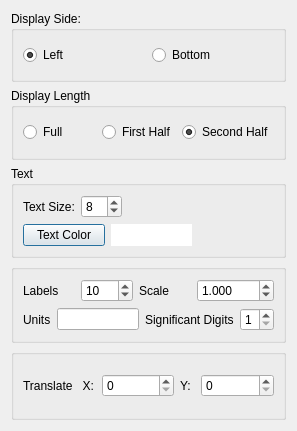
<?xml version="1.0" encoding="UTF-8"?>
<ui version="4.0">
 <class>ShowColorMap</class>
 <widget class="QDialog" name="ShowColorMap">
  <property name="geometry">
   <rect>
    <x>0</x>
    <y>0</y>
    <width>297</width>
    <height>431</height>
   </rect>
  </property>
  <property name="sizePolicy">
   <sizepolicy hsizetype="Preferred" vsizetype="Preferred">
    <horstretch>0</horstretch>
    <verstretch>0</verstretch>
   </sizepolicy>
  </property>
  <property name="minimumSize">
   <size>
    <width>297</width>
    <height>431</height>
   </size>
  </property>
  <property name="windowTitle">
   <string>Dialog</string>
  </property>
  <layout class="QVBoxLayout" name="verticalLayout_7">
   <item>
    <widget class="QGroupBox" name="groupBox">
     <property name="title">
      <string>Display Side:</string>
     </property>
     <layout class="QVBoxLayout" name="verticalLayout">
      <item>
       <layout class="QHBoxLayout" name="horizontalLayout">
        <item>
         <widget class="QRadioButton" name="leftRadioButton_">
          <property name="text">
           <string>Left</string>
          </property>
          <property name="checked">
           <bool>true</bool>
          </property>
         </widget>
        </item>
        <item>
         <widget class="QRadioButton" name="bottomRadioButton_">
          <property name="text">
           <string>Bottom</string>
          </property>
         </widget>
        </item>
       </layout>
      </item>
     </layout>
    </widget>
   </item>
   <item>
    <widget class="QGroupBox" name="groupBox_2">
     <property name="title">
      <string>Display Length</string>
     </property>
     <layout class="QVBoxLayout" name="verticalLayout_2">
      <item>
       <layout class="QHBoxLayout" name="horizontalLayout_2">
        <item>
         <widget class="QRadioButton" name="fullRadioButton_">
          <property name="text">
           <string>Full</string>
          </property>
         </widget>
        </item>
        <item>
         <widget class="QRadioButton" name="firstHalfRadioButton_">
          <property name="text">
           <string>First Half</string>
          </property>
          <property name="checked">
           <bool>false</bool>
          </property>
         </widget>
        </item>
        <item>
         <widget class="QRadioButton" name="secondHalfRadioButton_">
          <property name="text">
           <string>Second Half</string>
          </property>
          <property name="checked">
           <bool>true</bool>
          </property>
         </widget>
        </item>
       </layout>
      </item>
     </layout>
    </widget>
   </item>
   <item>
    <widget class="QGroupBox" name="groupBox_3">
     <property name="enabled">
      <bool>true</bool>
     </property>
     <property name="title">
      <string>Text </string>
     </property>
     <layout class="QVBoxLayout" name="verticalLayout_3">
      <item>
       <layout class="QHBoxLayout" name="horizontalLayout_8">
        <item>
         <widget class="QLabel" name="label_7">
          <property name="text">
           <string>Text Size:</string>
          </property>
         </widget>
        </item>
        <item>
         <widget class="QSpinBox" name="textSizeSpinner_">
          <property name="minimum">
           <number>1</number>
          </property>
          <property name="value">
           <number>8</number>
          </property>
         </widget>
        </item>
        <item>
         <spacer name="horizontalSpacer_2">
          <property name="orientation">
           <enum>Qt::Horizontal</enum>
          </property>
          <property name="sizeHint" stdset="0">
           <size>
            <width>40</width>
            <height>20</height>
           </size>
          </property>
         </spacer>
        </item>
       </layout>
      </item>
      <item>
       <layout class="QHBoxLayout" name="horizontalLayout_4" stretch="1,1,1">
        <item>
         <widget class="QPushButton" name="textColorPushButton_">
          <property name="text">
           <string>Text Color</string>
          </property>
         </widget>
        </item>
        <item>
         <widget class="QLabel" name="textColorDisplayLabel_">
          <property name="autoFillBackground">
           <bool>false</bool>
          </property>
          <property name="styleSheet">
           <string notr="true">background-color: white;</string>
          </property>
          <property name="text">
           <string/>
          </property>
         </widget>
        </item>
        <item>
         <spacer name="horizontalSpacer">
          <property name="orientation">
           <enum>Qt::Horizontal</enum>
          </property>
          <property name="sizeHint" stdset="0">
           <size>
            <width>40</width>
            <height>20</height>
           </size>
          </property>
         </spacer>
        </item>
       </layout>
      </item>
     </layout>
    </widget>
   </item>
   <item>
    <widget class="QGroupBox" name="groupBox_4">
     <property name="enabled">
      <bool>true</bool>
     </property>
     <property name="title">
      <string/>
     </property>
     <layout class="QVBoxLayout" name="verticalLayout_5">
      <item>
       <layout class="QVBoxLayout" name="verticalLayout_4">
        <item>
         <layout class="QHBoxLayout" name="horizontalLayout_5">
          <item>
           <widget class="QLabel" name="label">
            <property name="text">
             <string>Labels</string>
            </property>
           </widget>
          </item>
          <item>
           <widget class="QSpinBox" name="ticksSpinner_">
            <property name="minimum">
             <number>2</number>
            </property>
            <property name="value">
             <number>10</number>
            </property>
           </widget>
          </item>
          <item>
           <widget class="QLabel" name="label_3">
            <property name="text">
             <string>Scale</string>
            </property>
           </widget>
          </item>
          <item>
           <widget class="QDoubleSpinBox" name="scaleSpinner_">
            <property name="decimals">
             <number>3</number>
            </property>
            <property name="minimum">
             <double>0.001000000000000</double>
            </property>
            <property name="maximum">
             <double>1000.000000000000000</double>
            </property>
            <property name="singleStep">
             <double>1.000000000000000</double>
            </property>
            <property name="value">
             <double>1.000000000000000</double>
            </property>
           </widget>
          </item>
         </layout>
        </item>
        <item>
         <layout class="QHBoxLayout" name="horizontalLayout_6">
          <item>
           <widget class="QLabel" name="label_2">
            <property name="text">
             <string>Units</string>
            </property>
           </widget>
          </item>
          <item>
           <widget class="QLineEdit" name="unitsText_"/>
          </item>
          <item>
           <widget class="QLabel" name="label_4">
            <property name="text">
             <string>Significant Digits</string>
            </property>
           </widget>
          </item>
          <item>
           <widget class="QSpinBox" name="sigDigitsSpinner_">
            <property name="minimum">
             <number>1</number>
            </property>
            <property name="maximum">
             <number>8</number>
            </property>
           </widget>
          </item>
         </layout>
        </item>
       </layout>
      </item>
     </layout>
    </widget>
   </item>
   <item>
    <widget class="QGroupBox" name="groupBox_5">
     <property name="title">
      <string/>
     </property>
     <layout class="QVBoxLayout" name="verticalLayout_6">
      <item>
       <layout class="QHBoxLayout" name="horizontalLayout_7">
        <property name="bottomMargin">
         <number>0</number>
        </property>
        <item>
         <widget class="QLabel" name="label_5">
          <property name="text">
           <string>Translate   X:</string>
          </property>
         </widget>
        </item>
        <item>
         <widget class="QSpinBox" name="xTranslationSpin_">
          <property name="maximum">
           <number>100</number>
          </property>
         </widget>
        </item>
        <item>
         <widget class="QLabel" name="label_6">
          <property name="maximumSize">
           <size>
            <width>15</width>
            <height>16777215</height>
           </size>
          </property>
          <property name="text">
           <string>Y:</string>
          </property>
         </widget>
        </item>
        <item>
         <widget class="QSpinBox" name="yTranslationSpin_">
          <property name="maximum">
           <number>100</number>
          </property>
         </widget>
        </item>
       </layout>
      </item>
     </layout>
    </widget>
   </item>
  </layout>
 </widget>
 <resources/>
 <connections/>
</ui>
